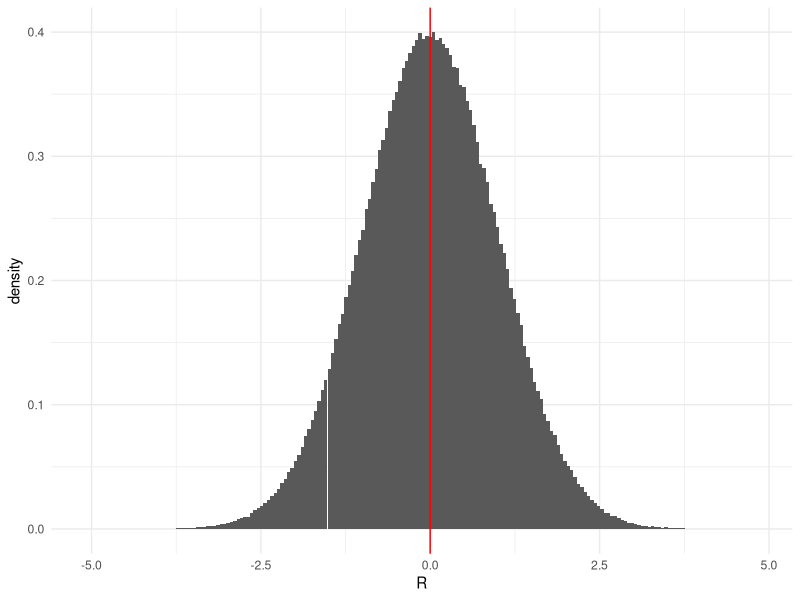
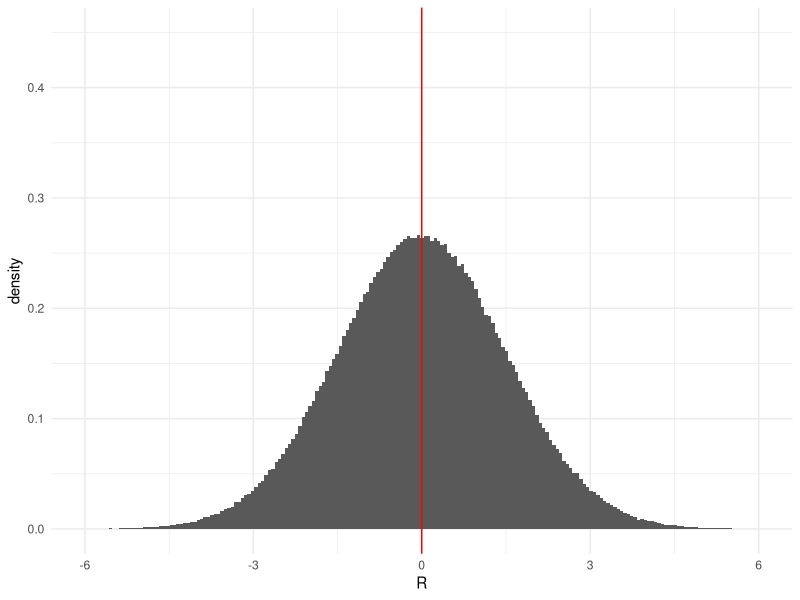
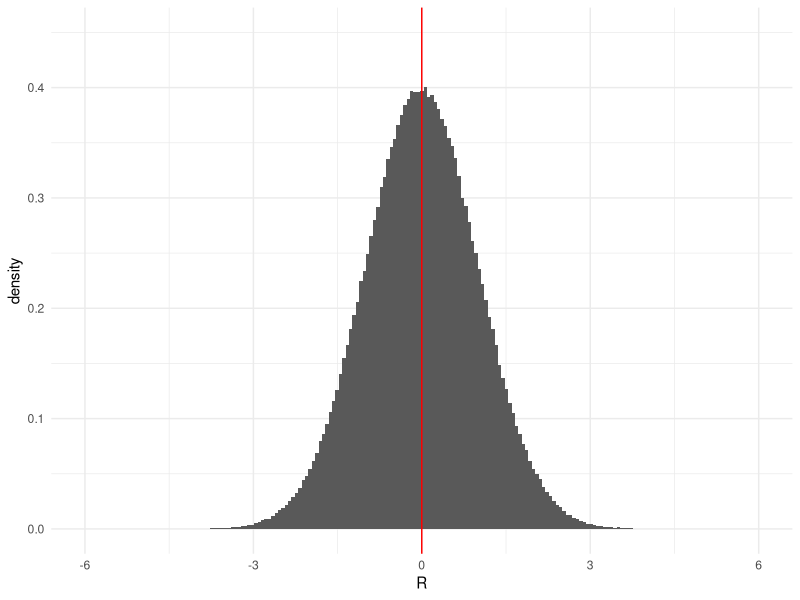
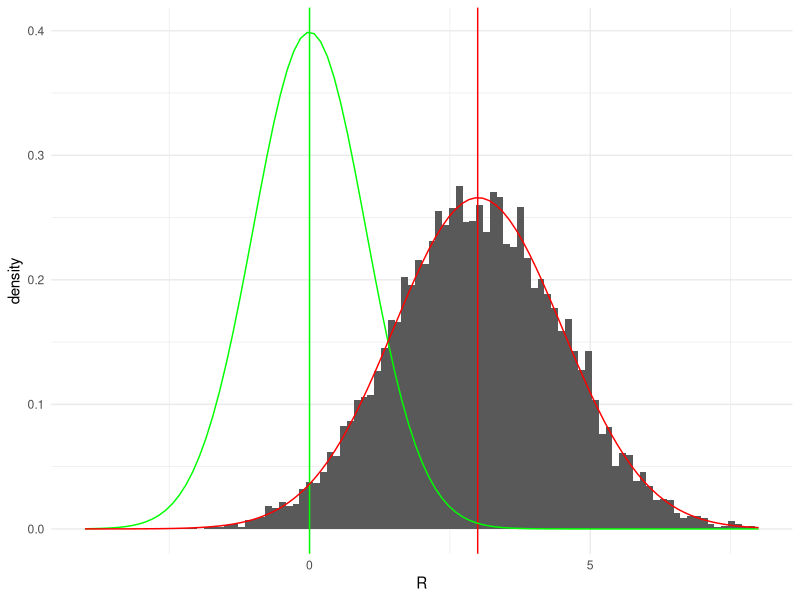
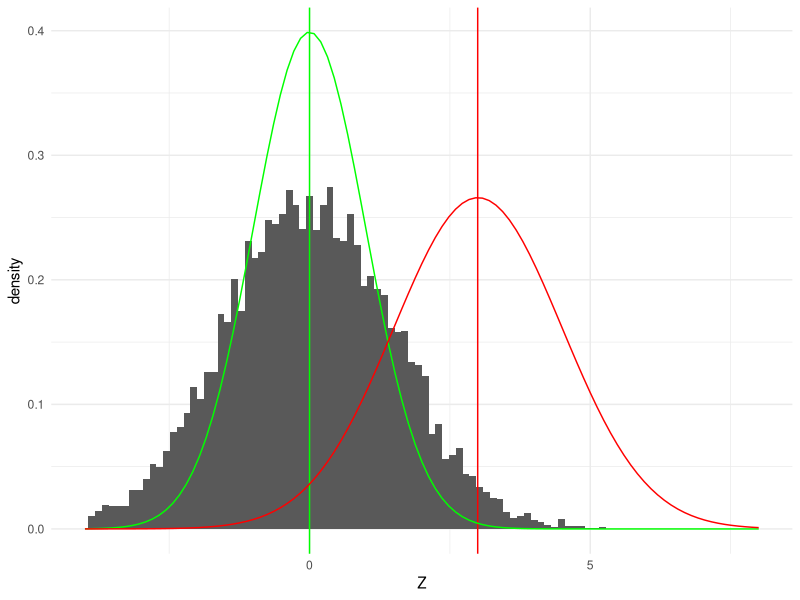
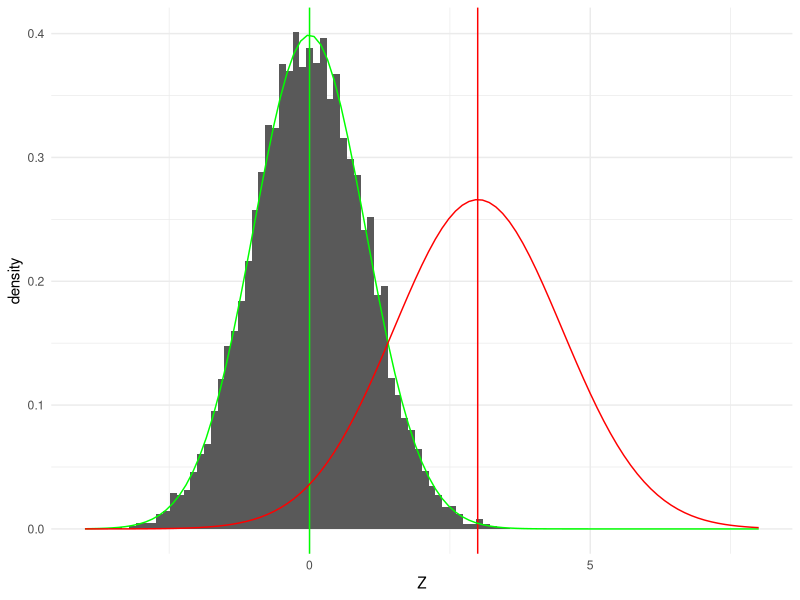
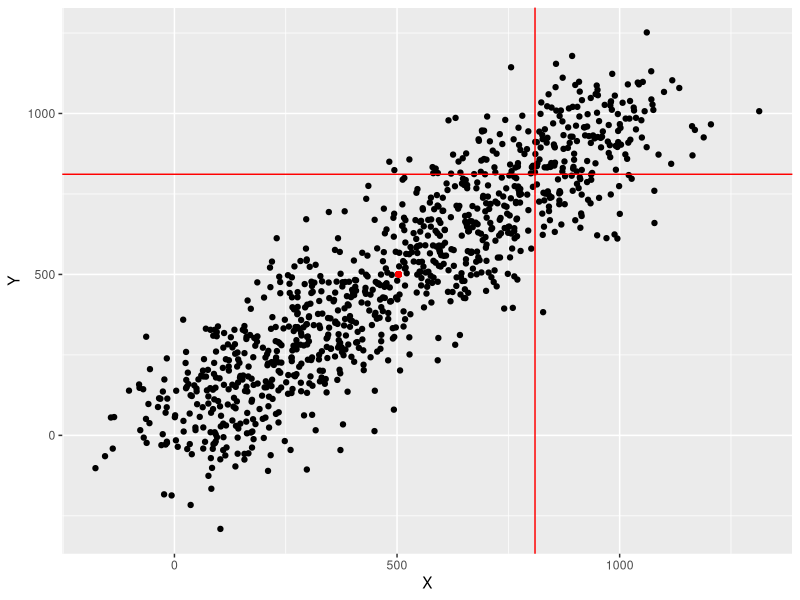

These charts were generated, in order, by the following R code:
## ---- chunk 1
knitr::opts_chunk$set(echo = FALSE)
knitr::opts_chunk$set(fig.height=4)
knitr::opts_chunk$set(fig.width=10)
## ---- chunk 2
set.seed(1337) #seed for reproducibility
data <- data.frame(R = rnorm(n = 1000000))
## ---- chunk 3
library(ggplot2)
ggplot(data, aes(x = R)) +
  geom_histogram(aes(y = ..density..), bins = 200) + 
  geom_vline(xintercept = mean(data$R), color="red") +
  theme_minimal()
## ---- chunk 4
A <- numeric() # Variable for storing the area sizes

A[1] <- (sum (abs (data$R[data$R < mean(data$R)]))) /sum(abs(data$R)) # Left area in percent
A[2] <- (sum (abs (data$R[data$R > mean(data$R)]))) /sum(abs(data$R)) # Right area in percent

print(A)
## ---- chunk 5
set.seed(1337) #seed for reproducibility
data <- data.frame(R = rnorm(n = 1000000, sd=1.5))
## ---- chunk 6
library(ggplot2)
ggplot(data, aes(x = R)) +
  geom_histogram(aes(y = ..density..), bins = 200) +
    xlim(c(-6,6)) +
    ylim(c(0,0.45)) +
    geom_vline(xintercept = mean(data$R), color="red") +
  theme_minimal()
## ---- chunk 7
set.seed(1337) #seed for reproducibility
data <- data.frame(R = rnorm(n = 1000000, sd=1))
## ---- chunk 8
library(ggplot2)
ggplot(data, aes(x = R)) +
  geom_histogram(aes(y = ..density..), bins = 200) + 
      xlim(c(-6,6)) +
  ylim(c(0,0.45)) +
  geom_vline(xintercept = mean(data$R), color="red") +
  theme_minimal()
## ---- chunk 9
set.seed(1337) #seed for reproducibility
data_st <- data.frame(R = rnorm(n = 10000, mean = 3, sd = 1.5))
## ---- chunk 10
library(ggplot2)
ggplot(data_st, aes(x = R)) +
  geom_histogram(aes(y=..density..),bins = 100) + 
  geom_vline(xintercept = mean(data_st$R), color="red") +
  geom_vline(xintercept = 0, color="green") +
  stat_function(fun = dnorm, color = "green", args = list(mean = 0, sd = 1))+
  stat_function(fun = dnorm, color = "red", args = list(mean = 3, sd = 1.5)) +
  xlim(c(-4,8)) +
  theme_minimal()
## ---- chunk 11
data_st$Z <- (data_st$R - mean(data_st$R))

ggplot(data_st, aes(x = Z)) +
  geom_histogram(aes(y=..density..),bins = 100) + 
  geom_vline(xintercept = mean(data_st$R), color="red") +
  geom_vline(xintercept = 0, color="green") +
  stat_function(fun = dnorm, color = "green", args = list(mean = 0, sd = 1))+
  stat_function(fun = dnorm, color = "red", args = list(mean = 3, sd = 1.5)) +
  xlim(c(-4,8)) +
  theme_minimal()
## ---- chunk 12
data_st$Z <- (data_st$R - mean(data_st$R)) / sd(data_st$R)

ggplot(data_st, aes(x = Z)) +
  geom_histogram(aes(y=..density..),bins = 100) + 
  geom_vline(xintercept = mean(data_st$R), color="red") +
  geom_vline(xintercept = 0, color="green") +
  stat_function(fun = dnorm, color = "green", args = list(mean = 0, sd = 1))+
  stat_function(fun = dnorm, color = "red", args = list(mean = 3, sd = 1.5)) +
  xlim(c(-4,8)) +
  theme_minimal()
## ---- chunk 13
library(ggplot2)
set.seed(1337)
data_cov <- data.frame(X = 1:1000 + rnorm(1000, sd = 100),
                       Y = 1:1000 + rnorm(1000, sd = 100))

ggplot(data_cov, aes(x = X, y = Y)) + 
  geom_point() +
  geom_point(aes(x = mean(X), y = mean(Y)), color ="red") + 
  geom_vline(xintercept = mean(data_cov$X) + sd(data_cov$X), color = "red") +
  geom_hline(yintercept = mean(data_cov$Y) + sd(data_cov$Y), color = "red")
